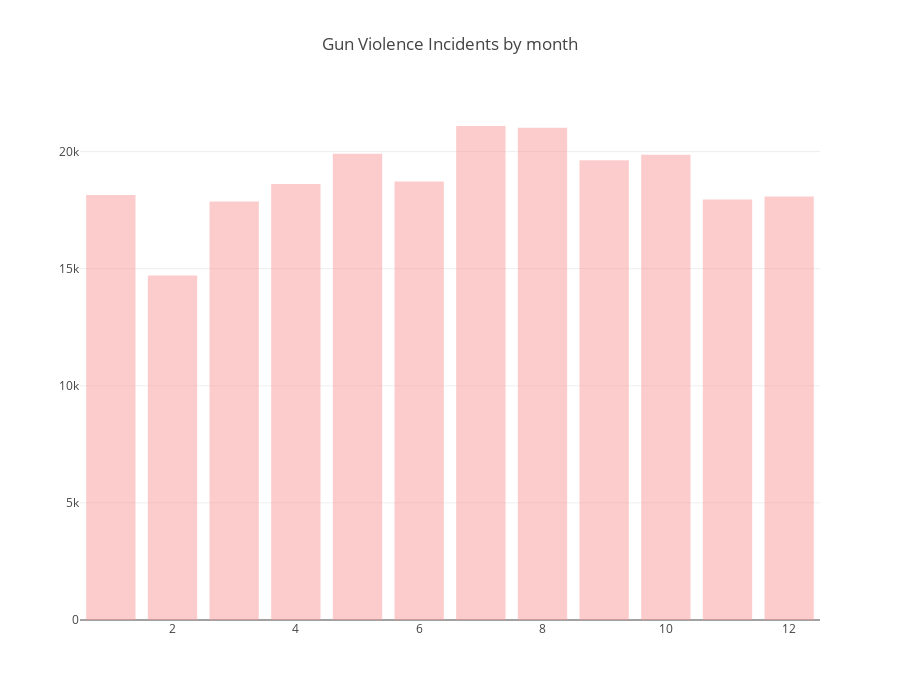

Here is the notebook cell this chart was saved with:
### Code cell
def create_stack_bar_data(col):
    aggregated = df[col].value_counts()
    x_values = aggregated.index.tolist()
    y_values = aggregated.values.tolist()
    return x_values, y_values

x1, y1 = create_stack_bar_data('month')
x1 = x1[:]
y1 = y1[:]
trace1 = go.Bar(x=x1, y=y1, opacity=.8, name="month count", marker=dict(color=['rgba(250, 150, 150, 0.6)',
                                                                               'rgba(250, 150, 150, 0.6)',
                                                                               'rgba(250, 150, 150, 0.6)',
                                                                               'rgba(250, 150, 150, 0.6)',
                                                                               'rgba(250, 150, 150, 0.6)',
                                                                               'rgba(250, 150, 150, 0.6)',
                                                                               'rgba(250, 150, 150, 0.6)',
                                                                               'rgba(250, 150, 150, 0.6)',
                                                                               'rgba(250, 150, 150, 0.6)',
                                                                               'rgba(250, 150, 150, 0.6)',
                                                                               'rgba(250, 150, 150, 0.6)',
                                                                               'rgba(250, 150, 150, 0.6)']))
layout = dict(height=700, title='Gun Violence Incidents by month', legend=dict(orientation="h"))
fig = go.Figure(data=[trace1], layout=layout)
iplot(fig)

### Figure 1 — Plotly figure (JSON) as saved in the notebook; plotly's stock layout.template omitted (floating-point values rounded to 4 significant figures)
{"data": [{"marker": {"color": ["rgba(250, 150, 150, 0.6)", "rgba(250, 150, 150, 0.6)", "rgba(250, 150, 150, 0.6)", "rgba(250, 150, 150, 0.6)", "rgba(250, 150, 150, 0.6)", "rgba(250, 150, 150, 0.6)", "rgba(250, 150, 150, 0.6)", "rgba(250, 150, 150, 0.6)", "rgba(250, 150, 150, 0.6)", "rgba(250, 150, 150, 0.6)", "rgba(250, 150, 150, 0.6)", "rgba(250, 150, 150, 0.6)"]}, "name": "month count", "opacity": 0.8, "type": "bar", "uid": "33dcc2ff-19e1-4eae-a539-388cbde9e595", "x": [7, 8, 5, 10, 9, 6, 4, 1, 12, 11, 3, 2], "y": [21092, 21012, 19903, 19868, 19628, 18724, 18611, 18150, 18084, 17951, 17869, 14705]}], "layout": {"height": 700, "legend": {"orientation": "h"}, "title": {"text": "Gun Violence Incidents by month"}}}
